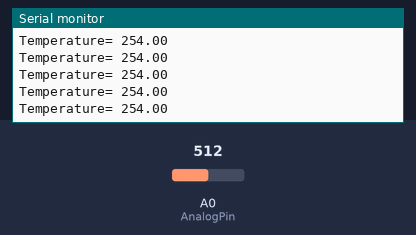
Recording of a sketch running on a simulated Arduino Uno, built with avr-gcc and run on an emulated ATmega328P. Shown: the last lines printed to the serial monitor. The test bench sets the inputs (shaded band); at power-on: A0 (AnalogPin) = 512.

Above: at 1.2 s.
1.3 s: A0 (AnalogPin) set to 716
At 1.56 s:
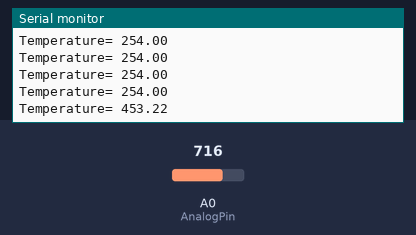
2.8 s: A0 (AnalogPin) set to 900
At 2.97 s:
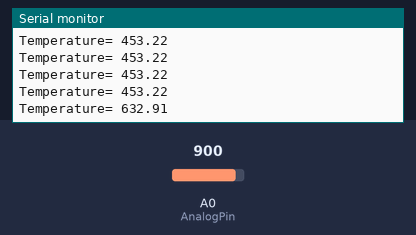
Timing chart, 0 to 5.8 s (numbered marks = the images above; inputs shaded):
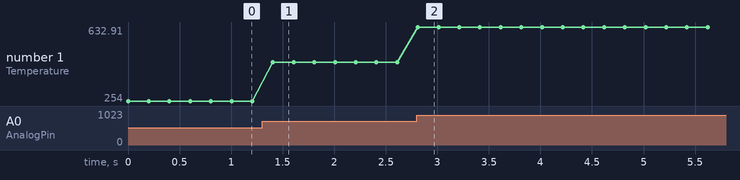

The sketch:

ad8495.ino
```cpp
const int AnalogPin = A0; //Analog pin for temp read
float Temp;               //Temperature
float Vref;               //Referent voltage
float Vout;               //Voltage after adc
float value;              //Sensor value

void setup()
{
    Serial.begin(115200);
}

void loop()
{
    value = analogRead(A0); //Analog value from temperature

    Vref = (value * 5.0) / 1024.0; //Conversion analog to digital for referent value
    Vout = (value  * 5.0) / 1024.0; //Conversion analog to digital for the temperature read voltage
//    Temp = (Vout - Vref) / 0.005; //Temperature calculation
    Temp = (Vout - 1.23) / 0.005;
//    Serial.print("Vout = ");
//    Serial.println(Vout);
    Serial.print("Temperature= ");
    Serial.println(Temp);
//    Serial.print("Referent Voltage= ");
//    Serial.println(Vref);
//    Serial.print(" Referent Voltage = 1.23 ");

    delay(200);
}
```

Measured:
- after the input at 1.3 s, the serial monitor: prints a new line after 0.11 s (image 1)
- after the input at 2.8 s, the serial monitor: prints a new line at once (image 2)
- plotted number 1: 254 → 453.22 after the input at 1.3 s, 453.22 → 632.91 after the input at 2.8 s
